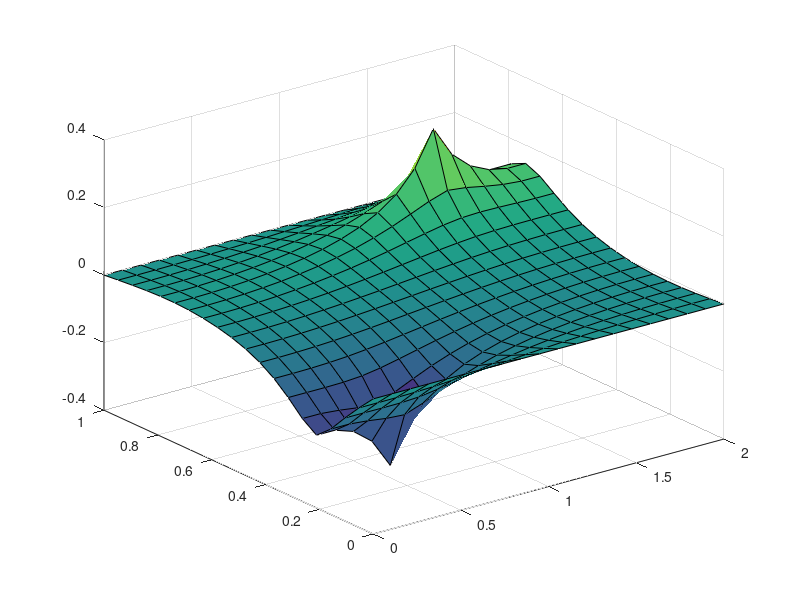

This figure's MATLAB source:
%Step 10 :  Poisson Equation

% 

clear all
nx=20; ny=20; nt=100;
xmin=0; xmax=2; 
ymin=0; ymax=1;
dx = (xmax-xmin)/(nx-1); 
dy=(ymax-ymin)/(ny-1);


% Init
p=zeros(nx,ny);
pd=zeros(nx,ny);
b=zeros(nx,ny);
x=xmin:dx:xmax; 
y=ymin:dy:ymax;

% Source

b(floor(nx/4),floor(ny/4))=100;
b(floor(3*nx/4),floor(3*ny/4))=-100;

for nt = 1:nt
    pd=p;
    for i=2:nx-1
    for j=2:ny-1
    p(i,j) = ((pd(i+1,j)+pd(i-1,j))*dy^2+ (pd(i,j-1)+pd(i,j+1))*dx^2 -b(i,j)*dx^2*dy^2 )/(dx^2+dy^2)/2;
    end
    end
    p(2:nx-1,1)=p(2:nx-1,2);
    p(2:nx-1,ny)=p(2:nx-1,ny-1);

end

surf(x,y,p)
